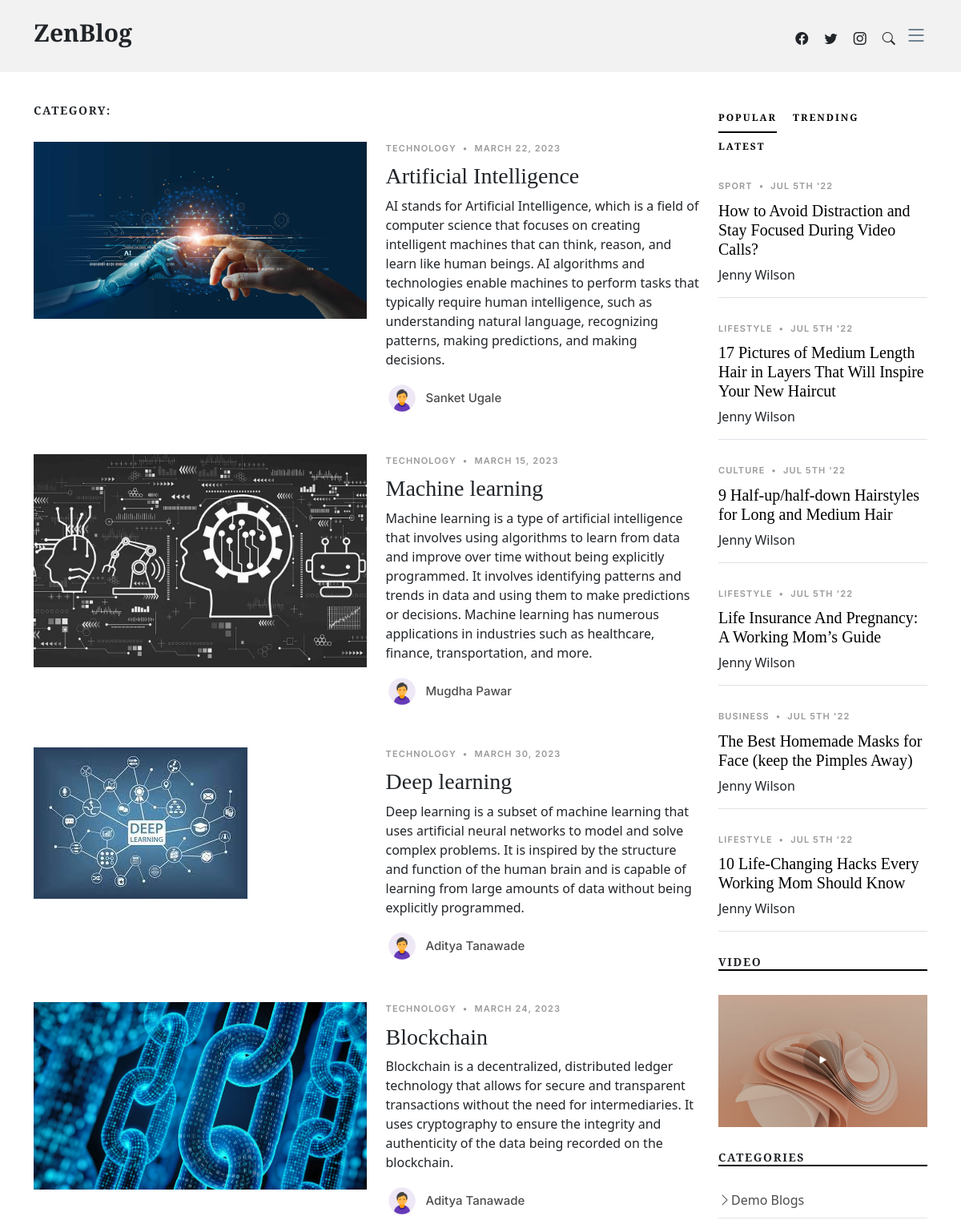
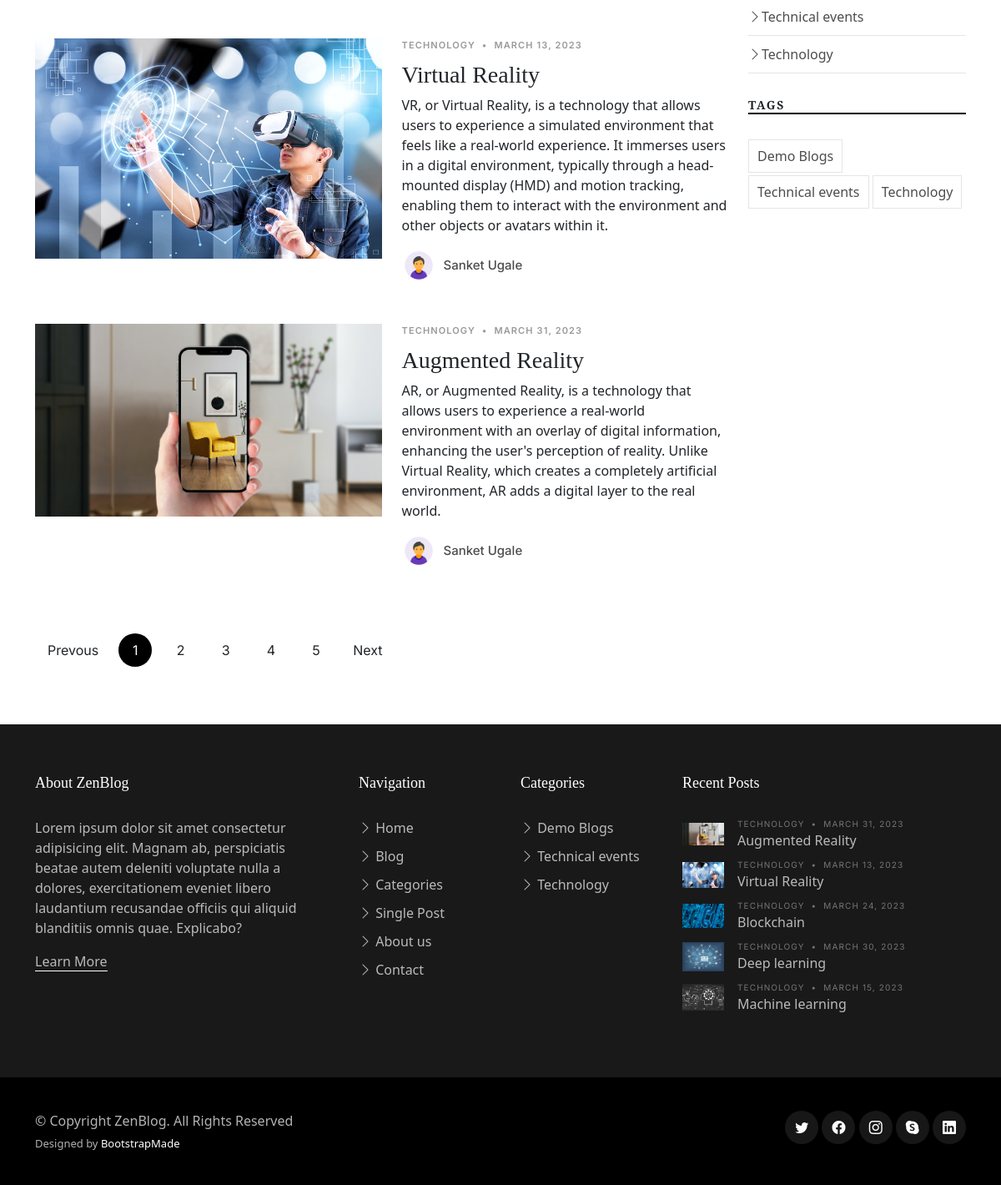
/category/?category=Technology, run on the app's committed database (2 pictures, top to bottom).
### blog/models.py (models this page shows)
class blog(models.Model):
    Title=models.CharField(max_length=100)
    date=models.DateField(("Date"), auto_now=False, auto_now_add=False)
    author=models.CharField(max_length=90)
    category=models.CharField(max_length=90)
    description=models.TextField( max_length=400)
    url=models.CharField(unique=True, max_length=100)
    banner=models.ImageField(upload_to="images/", height_field=None, width_field=None, max_length=None)
    content=HTMLField()

### MyCMS/views.py (the view)
# urls.py: path('category/',views.category,name="category"),
def category(request):
    Categories=blog.objects.values('category').distinct()
    latestBlogData=blog.objects.all().order_by('-id')[:5]
    category=request.GET.get('category')
    categoryData=blog.objects.filter(category__icontains=category)
    data={
        "title":"ZenBlog | Category",
        "categoryData":categoryData,
        "category":category,
        "Categories":Categories,
        "latestBlogData":latestBlogData,
    }
    return render(request,"category.html",data)

### templates/category.html
{% include "header.html" %}
<body>
  <main id="main">
    <section>
      <div class="container">
        <div class="row">
          <div class="col-md-9" data-aos="fade-up">
            <h3 class="category-title">Category: {{categoryData.category}}</h3>
            {% for cd in categoryData %}
            <div class="d-md-flex post-entry-2 half">
              <a href="/single-post/{{cd.url}}" class="me-4 thumbnail">
                <img src="/media/{{cd.banner}}" alt="" class="img-fluid">
              </a>
              <div>
                <div class="post-meta"><span class="date">{{cd.category}}</span> <span class="mx-1">&bullet;</span> <span>{{cd.date}}</span></div>
                <h3><a href="/single-post/{{cd.url}}">{{cd.Title}}</a></h3>
                <p>{{cd.description}}</p>
                <div class="d-flex align-items-center author">
                  <div class="photo"><img src="/media/images/person.png" alt="" class="img-fluid"></div>
                  <div class="name">
                    <h3 class="m-0 p-0">{{cd.author}}</h3>
                  </div>
                </div>
              </div>
            </div>
            {%empty%}
            <div class="alert alert-warning" role="alert">
              <h1> NO DATA FOUND FOR {{category}}</h1>
            </div>
            {% endfor %}
            <div class="text-start py-4">
              <div class="custom-pagination">
                <a href="#" class="prev">Prevous</a>
                <a href="#" class="active">1</a>
                <a href="#">2</a>
                <a href="#">3</a>
                <a href="#">4</a>
                <a href="#">5</a>
                <a href="#" class="next">Next</a>
              </div>
            </div>
          </div>
          {% include "Sidebar.html" %}
          {% include "footer.html" %}

### templates/footer.html (shortened to what this page needs)
  <footer id="footer" class="footer">
    <div class="footer-content">
      <div class="container">
        <div class="row g-5">
          <div class="col-lg-4">
            <h3 class="footer-heading">About ZenBlog</h3>
            <p>Lorem ipsum dolor sit amet consectetur adipisicing elit. Magnam ab, perspiciatis beatae autem deleniti voluptate nulla a dolores, exercitationem eveniet libero laudantium recusandae officiis qui aliquid blanditiis omnis quae. Explicabo?</p>
            <p><a href="/about" class="footer-link-more">Learn More</a></p>
          </div>
          <div class="col-6 col-lg-2">
            <h3 class="footer-heading">Navigation</h3>
            <ul class="footer-links list-unstyled">
              <li><a href="/"><i class="bi bi-chevron-right"></i> Home</a></li>
              <li><a href="/"><i class="bi bi-chevron-right"></i> Blog</a></li>
              <li><a href="/category"><i class="bi bi-chevron-right"></i> Categories</a></li>
              <li><a href="/single-post"><i class="bi bi-chevron-right"></i> Single Post</a></li>
              <li><a href="/about"><i class="bi bi-chevron-right"></i> About us</a></li>
              <li><a href="/contact"><i class="bi bi-chevron-right"></i> Contact</a></li>
            </ul>
          </div>
          <div class="col-6 col-lg-2">
            <h3 class="footer-heading">Categories</h3>
            <ul class="footer-links list-unstyled">
              {% for cat in Categories %}
                <li><a href="/category/?category={{cat.category}}"><i class="bi bi-chevron-right"></i> {{cat.category}}</a></li>
              {% endfor %}
            </ul>
          </div>
          <div class="col-lg-4">
            <h3 class="footer-heading">Recent Posts</h3>
            {% for blog in latestBlogData %}
             <ul class="footer-links footer-blog-entry list-unstyled">
              <li>
                <a href="/single-post/{{blog.url}}" class="d-flex align-items-center">
                  <img src="/media/{{blog.banner}}" alt="" class="img-fluid me-3">
                  <div>
                    <div class="post-meta d-block"><span class="date">{{blog.category}}</span> <span class="mx-1">&bullet;</span> <span>{{blog.date}}</span></div>
                    <span>{{blog.Title}}</span>
                  </div>
                </a>
              </li>
            {% endfor %}
            </ul>
          </div>
        </div>
      </div>
    </div>
    <div class="footer-legal">
      <div class="container">
        <div class="row justify-content-between">
          <div class="col-md-6 text-center text-md-start mb-3 mb-md-0">
            <div class="copyright">
              © Copyright <strong><span>ZenBlog</span></strong>. All Rights Reserved
            </div>
            <div class="credits">
              Designed by <a href="https://bootstrapmade.com/">BootstrapMade</a>
            </div>
          </div>
          <div class="col-md-6">
            <div class="social-links mb-3 mb-lg-0 text-center text-md-end">
              <a href="#" class="twitter"><i class="bi bi-twitter"></i></a>
              <a href="#" class="facebook"><i class="bi bi-facebook"></i></a>
              <a href="#" class="instagram"><i class="bi bi-instagram"></i></a>
              <a href="#" class="google-plus"><i class="bi bi-skype"></i></a>
              <a href="#" class="linkedin"><i class="bi bi-linkedin"></i></a>
            </div>
          </div>
        </div>
      </div>
    </div>
  </footer>
</body>
</html>

### static/assets/css/variables.css (style rules this page uses)
:root { --font-default: 'EB Garamond', system-ui, -apple-system, "Segoe UI", Roboto, "Helvetica Neue", Arial, "Noto Sans", "Liberation Sans", sans-serif, "Apple Color Emoji", "Segoe UI Emoji", "Segoe UI Symbol", "Noto Color Emoji"; --font-primary: 'EB Garamond', serif; --font-secondary: 'Inter', sans-serif; --color-default: #212529; --color-default-rgb: 33, 37, 41; --color-links: #212529; --color-links-hover: #15171a; --color-primary: #212529; --color-primary-light: #26282c; --color-primary-dark: #0b0c0e; --color-primary-rgb: 33, 37, 41; --color-primary-light-rgb: 38, 40, 44; --color-primary-dark-rgb: 11, 12, 14; --color-secondary: #596d80; --color-secondary-light: #8498aa; --color-secondary-dark: #404f5c; --color-secondary-rgb: 89, 109, 128; --color-secondary-light-rgb: 132, 152, 170; --color-secondary-dark-rgb: 64, 79, 92; --color-blue: #0d6efd; --color-blue-rgb: 13, 110, 253; --color-indigo: #6610f2; --color-indigo-rgb: 102, 16, 242; --color-purple: #6f42c1; --color-purple-rgb: 111, 66, 193; --color-pink: #f3268c; --color-pink-rgb: 243, 38, 140; --color-red: #df1529; --color-red-rgb: 223, 21, 4; --color-orange: #fd7e14; --color-orange-rgb: 253, 126, 20; --color-yellow: #ffc107; --color-yellow-rgb: 255, 193, 7; --color-green: #059652; --color-green-rgb: 5, 150, 82; --color-teal: #20c997; --color-teal-rgb: 32, 201, 151; --color-cyan: #0dcaf0; --color-cyan-rgb: 13, 202, 240; --color-white: #ffffff; --color-white-rgb: 255, 255, 255; --color-gray: #6c757d; --color-gray-rgb: 108, 117, 125; --color-black: #000000; --color-black-rgb: 0, 0, 0; }
:root { --bs-blue: var(--color-blue); --bs-indigo: var(--color-indigo); --bs-purple: var(--color-purple); --bs-pink: var(--color-pink); --bs-red: var(--color-red); --bs-orange: var(--color-orange); --bs-yellow: var(--color-yellow); --bs-green: var(--color-green); --bs-teal: var(--color-teal); --bs-cyan: var(--color-cyan); --bs-white: var(--color-white); --bs-gray: var(--color-gray); --bs-gray-dark: #343a40; --bs-gray-100: #f8f9fa; --bs-gray-200: #e9ecef; --bs-gray-300: #dee2e6; --bs-gray-400: #ced4da; --bs-gray-500: #adb5bd; --bs-gray-600: #6c757d; --bs-gray-700: #495057; --bs-gray-800: #343a40; --bs-gray-900: #212529; --bs-primary: var(--color-blue); --bs-secondary: var(--color-blue); --bs-success: #198754; --bs-info: #0dcaf0; --bs-warning: #ffc107; --bs-danger: #dc3545; --bs-light: #f8f9fa; --bs-dark: #212529; --bs-primary-rgb: var(--color-primary-rgb); --bs-secondary-rgb: var(--color-secondary-rgb); --bs-success-rgb: 25, 135, 84; --bs-info-rgb: 13, 202, 240; --bs-warning-rgb: 255, 193, 7; --bs-danger-rgb: 220, 53, 69; --bs-light-rgb: 248, 249, 250; --bs-dark-rgb: 33, 37, 41; --bs-white-rgb: var(--color-white-rgb); --bs-black-rgb: var(--color-black-rgb); --bs-body-color-rgb: var(--color-default-rgb); --bs-body-bg-rgb: 255, 255, 255; --bs-font-sans-serif: var(--font-default); --bs-font-monospace: SFMono-Regular, Menlo, Monaco, Consolas, "Liberation Mono", "Courier New", monospace; --bs-gradient: linear-gradient(180deg, rgba(255, 255, 255, 0.15), rgba(255, 255, 255, 0)); --bs-body-font-family: var(--font-default); --bs-body-font-size: 1rem; --bs-body-font-weight: 400; --bs-body-line-height: 1.5; --bs-body-color: var(--color-default); --bs-body-bg: #fff; }

### data on the page
blog: banner (picture), category "TECHNOLOGY", date "MARCH 22, 2023", Title "Artificial Intelligence", description "AI stands for Artificial Intelligence, which is a field of computer science that focuses on creating intelligent machines that can think, reason, and learn like human beings. AI algorithms and technologies enable machines to perform tasks that typically require human intelligence, such as understanding natural language, recognizing patterns, making predictions, and making decisions.", author "Sanket Ugale"
blog: banner (picture), category "TECHNOLOGY", date "MARCH 15, 2023", Title "Machine learning", description "Machine learning is a type of artificial intelligence that involves using algorithms to learn from data and improve over time without being explicitly programmed. It involves identifying patterns and trends in data and using them to make predictions or decisions. Machine learning has numerous applications in industries such as healthcare, finance, transportation, and more.", author "Mugdha Pawar"
blog: banner (picture), category "TECHNOLOGY", date "MARCH 30, 2023", Title "Deep learning", description "Deep learning is a subset of machine learning that uses artificial neural networks to model and solve complex problems. It is inspired by the structure and function of the human brain and is capable of learning from large amounts of data without being explicitly programmed.", author "Aditya Tanawade"
blog: banner (picture), category "TECHNOLOGY", date "MARCH 24, 2023", Title "Blockchain", description "Blockchain is a decentralized, distributed ledger technology that allows for secure and transparent transactions without the need for intermediaries. It uses cryptography to ensure the integrity and authenticity of the data being recorded on the blockchain.", author "Aditya Tanawade"
blog: banner (picture), category "TECHNOLOGY", date "MARCH 13, 2023", Title "Virtual Reality", description "VR, or Virtual Reality, is a technology that allows users to experience a simulated environment that feels like a real-world experience. It immerses users in a digital environment, typically through a head-mounted display (HMD) and motion tracking, enabling them to interact with the environment and other objects or avatars within it.", author "Sanket Ugale"
blog: banner (picture), category "TECHNOLOGY", date "MARCH 31, 2023", Title "Augmented Reality", description "AR, or Augmented Reality, is a technology that allows users to experience a real-world environment with an overlay of digital information, enhancing the user's perception of reality. Unlike Virtual Reality, which creates a completely artificial environment, AR adds a digital layer to the real world.", author "Sanket Ugale"

### other printed values
{{ cat.category }} "Demo Blogs" "Technical events" "Technology"
